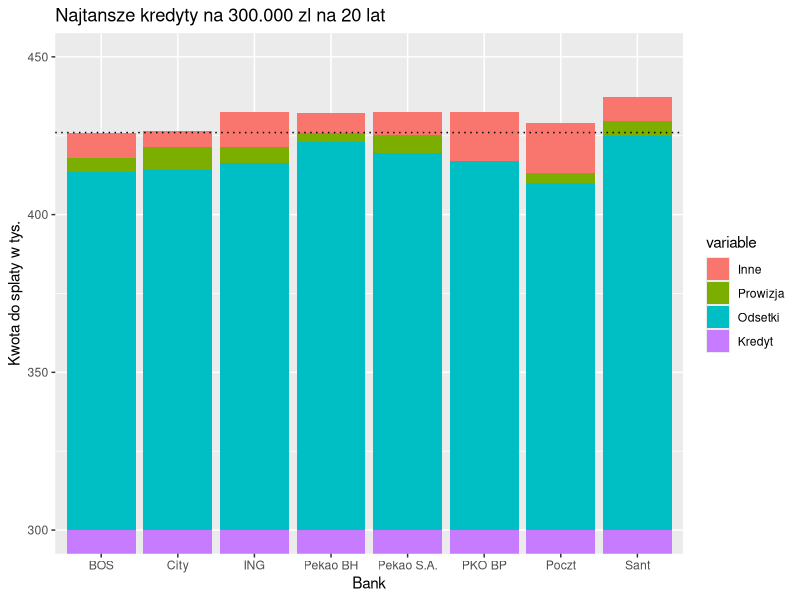

Recreate this plot in R.
## ---- chunk 1
knitr::opts_chunk$set(echo = TRUE)
## ---- chunk 2
#install.packages("ggplot2")
#install.packages("data.table")
library(ggplot2)
library(data.table)
## ---- chunk 3
dt <- data.table(read.csv2("kredyty.csv", stringsAsFactors=FALSE))

names(dt)[1]<-"Bank"
tmp <- data.table(melt(dt[,-2], id="Bank"))
tmp <- tmp[order(value)]
tmp[,3] <- tmp[,3]/1000

minprice <- min(dt[,2])/1000

ggplot(tmp, aes(x=Bank, y=value, fill=variable)) +
  geom_bar(stat="identity") +
  coord_cartesian(ylim=c(300,450)) +
  geom_hline(yintercept = minprice, linetype='dotted') +
  labs(y = "Kwota do splaty w tys.", title="Najtansze kredyty na 300.000 zl na 20 lat")
